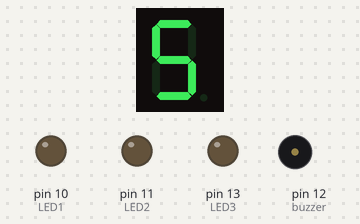
This sketch was run on a simulated Arduino Uno, built with avr-gcc and run on an emulated ATmega328P. Parts: 1-digit seven-segment display, output pins drawn as LEDs (lit = HIGH), buzzer (waves = sounding). Wiring (inferred from the names in the program): 1-digit 7-segment display, segments lit when HIGH: segments pin 2, pin 3, pin 4, pin 5, pin 6, pin 7, pin 8, pin 9. The segment pins are drawn as the display they are named for; pins used as bus, display or sensor lines are not drawn.

Above: at 0.1 s.
At 1.1 s:
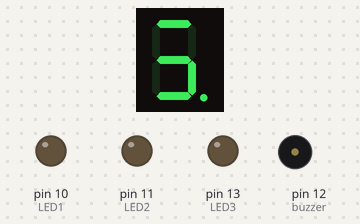
At 2.1 s:
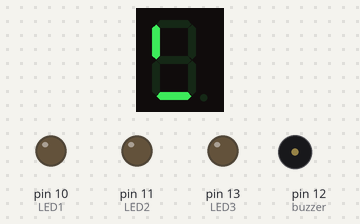
At 3.1 s:
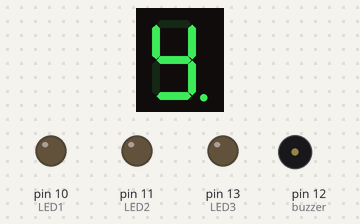
At 33.2 s:
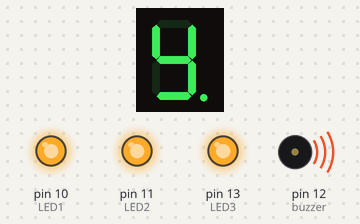
At 39.2 s:
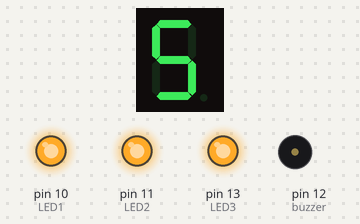
Timing chart, 0 to 40.0 s (numbered marks = the images above):
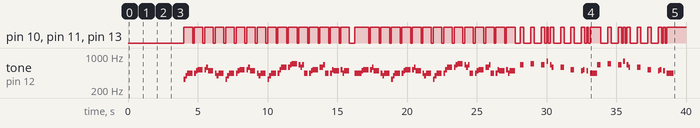

The sketch:

PiratesMusicandLight.ino
```cpp
int A = 2;
int B = 3;
int C = 4;
int D = 5;
int E = 6;
int F = 7;
int G = 8;
int H = 9;

int LED1 = 10;
int LED2 = 11;
int LED3 = 13;

// Define pin 10 for buzzer, you can use any other digital pins (Pin 0-13)
const int buzzer = 12;

// Change to 0.5 for a slower version of the song, 1.25 for a faster version
const float songSpeed = 1.0;

// Defining frequency of each music note
#define NOTE_C4 262
#define NOTE_D4 294
#define NOTE_E4 330
#define NOTE_F4 349
#define NOTE_G4 392
#define NOTE_A4 440
#define NOTE_B4 494
#define NOTE_C5 523
#define NOTE_D5 587
#define NOTE_E5 659
#define NOTE_F5 698
#define NOTE_G5 784
#define NOTE_A5 880
#define NOTE_B5 988

// Music notes of the song, 0 is a rest/pulse
int notes[] = {
    NOTE_E4, NOTE_G4, NOTE_A4, NOTE_A4, 0,
    NOTE_A4, NOTE_B4, NOTE_C5, NOTE_C5, 0,
    NOTE_C5, NOTE_D5, NOTE_B4, NOTE_B4, 0,
    NOTE_A4, NOTE_G4, NOTE_A4, 0,

    NOTE_E4, NOTE_G4, NOTE_A4, NOTE_A4, 0,
    NOTE_A4, NOTE_B4, NOTE_C5, NOTE_C5, 0,
    NOTE_C5, NOTE_D5, NOTE_B4, NOTE_B4, 0,
    NOTE_A4, NOTE_G4, NOTE_A4, 0,

    NOTE_E4, NOTE_G4, NOTE_A4, NOTE_A4, 0,
    NOTE_A4, NOTE_C5, NOTE_D5, NOTE_D5, 0,
    NOTE_D5, NOTE_E5, NOTE_F5, NOTE_F5, 0,
    NOTE_E5, NOTE_D5, NOTE_E5, NOTE_A4, 0,

    NOTE_A4, NOTE_B4, NOTE_C5, NOTE_C5, 0,
    NOTE_D5, NOTE_E5, NOTE_A4, 0,
    NOTE_A4, NOTE_C5, NOTE_B4, NOTE_B4, 0,
    NOTE_C5, NOTE_A4, NOTE_B4, 0,

    NOTE_A4, NOTE_A4,
    //Repeat of first part
    NOTE_A4, NOTE_B4, NOTE_C5, NOTE_C5, 0,
    NOTE_C5, NOTE_D5, NOTE_B4, NOTE_B4, 0,
    NOTE_A4, NOTE_G4, NOTE_A4, 0,

    NOTE_E4, NOTE_G4, NOTE_A4, NOTE_A4, 0,
    NOTE_A4, NOTE_B4, NOTE_C5, NOTE_C5, 0,
    NOTE_C5, NOTE_D5, NOTE_B4, NOTE_B4, 0,
    NOTE_A4, NOTE_G4, NOTE_A4, 0,

    NOTE_E4, NOTE_G4, NOTE_A4, NOTE_A4, 0,
    NOTE_A4, NOTE_C5, NOTE_D5, NOTE_D5, 0,
    NOTE_D5, NOTE_E5, NOTE_F5, NOTE_F5, 0,
    NOTE_E5, NOTE_D5, NOTE_E5, NOTE_A4, 0,

    NOTE_A4, NOTE_B4, NOTE_C5, NOTE_C5, 0,
    NOTE_D5, NOTE_E5, NOTE_A4, 0,
    NOTE_A4, NOTE_C5, NOTE_B4, NOTE_B4, 0,
    NOTE_C5, NOTE_A4, NOTE_B4, 0,
    //End of Repeat

    NOTE_E5, 0, 0, NOTE_F5, 0, 0,
    NOTE_E5, NOTE_E5, 0, NOTE_G5, 0, NOTE_E5, NOTE_D5, 0, 0,
    NOTE_D5, 0, 0, NOTE_C5, 0, 0,
    NOTE_B4, NOTE_C5, 0, NOTE_B4, 0, NOTE_A4,

    NOTE_E5, 0, 0, NOTE_F5, 0, 0,
    NOTE_E5, NOTE_E5, 0, NOTE_G5, 0, NOTE_E5, NOTE_D5, 0, 0,
    NOTE_D5, 0, 0, NOTE_C5, 0, 0,
    NOTE_B4, NOTE_C5, 0, NOTE_B4, 0, NOTE_A4};

// Durations (in ms) of each music note of the song
// Quarter Note is 250 ms when songSpeed = 1.0
int durations[] = {
    125, 125, 250, 125, 125,
    125, 125, 250, 125, 125,
    125, 125, 250, 125, 125,
    125, 125, 375, 125,

    125, 125, 250, 125, 125,
    125, 125, 250, 125, 125,
    125, 125, 250, 125, 125,
    125, 125, 375, 125,

    125, 125, 250, 125, 125,
    125, 125, 250, 125, 125,
    125, 125, 250, 125, 125,
    125, 125, 125, 250, 125,

    125, 125, 250, 125, 125,
    250, 125, 250, 125,
    125, 125, 250, 125, 125,
    125, 125, 375, 375,

    250, 125,
    //Rpeat of First Part
    125, 125, 250, 125, 125,
    125, 125, 250, 125, 125,
    125, 125, 375, 125,

    125, 125, 250, 125, 125,
    125, 125, 250, 125, 125,
    125, 125, 250, 125, 125,
    125, 125, 375, 125,

    125, 125, 250, 125, 125,
    125, 125, 250, 125, 125,
    125, 125, 250, 125, 125,
    125, 125, 125, 250, 125,

    125, 125, 250, 125, 125,
    250, 125, 250, 125,
    125, 125, 250, 125, 125,
    125, 125, 375, 375,
    //End of Repeat

    250, 125, 375, 250, 125, 375,
    125, 125, 125, 125, 125, 125, 125, 125, 375,
    250, 125, 375, 250, 125, 375,
    125, 125, 125, 125, 125, 500,

    250, 125, 375, 250, 125, 375,
    125, 125, 125, 125, 125, 125, 125, 125, 375,
    250, 125, 375, 250, 125, 375,
    125, 125, 125, 125, 125, 500};

void setup()
{
    // put your setup code here, to run once:
  //Serial.begin(9600);

  pinMode(A,OUTPUT);
  pinMode(B,OUTPUT);
  pinMode(C,OUTPUT);
  pinMode(D,OUTPUT);
  pinMode(E,OUTPUT);
  pinMode(F,OUTPUT);
  pinMode(G,OUTPUT);
  pinMode(H,OUTPUT);
  pinMode(LED1, OUTPUT);
  pinMode(LED2, OUTPUT);
  pinMode(LED3, OUTPUT);


}
void loop()
{

  makethree();
  delay(1000);
  maketwo();
  delay(1000);
  makeone();
  delay(1000);
  makezero();
  delay(1000);


  const int totalNotes = sizeof(notes) / sizeof(int);
  // Loop through each note
  for (int i = 0; i < totalNotes; i++)
  {
    const int currentNote = notes[i];
    float wait = durations[i] / songSpeed;
    // Play tone if currentNote is not 0 frequency, otherwise pause (noTone)
    if (currentNote != 0)
    {
      tone(buzzer, notes[i], wait); // tone(pin, frequency, duration)
      digitalWrite(LED1, HIGH); //middle bar
      digitalWrite(LED2, HIGH); //middle bar
      digitalWrite(LED3, HIGH); //middle bar
    }
    else
    {
      noTone(buzzer);
      digitalWrite(LED1, LOW); //middle bar
      digitalWrite(LED2, LOW); //middle bar
      digitalWrite(LED3, LOW); //middle bar
    }
    // delay is used to wait for tone to finish playing before moving to next loop
    delay(wait);
}

}

  void makezero()
{
  digitalWrite(A, LOW); //middle bar
  digitalWrite(B, HIGH); //top left side bar
  digitalWrite(C, HIGH); // top bar
  digitalWrite(D, HIGH);  //top right side bar
  digitalWrite(E, LOW);  //decimal
  digitalWrite(F, HIGH);  //bottom right bar
  digitalWrite(G, HIGH); // bottom bar
  digitalWrite(H, HIGH); // bottom left  bar
}


void makeone()
{
  digitalWrite(A, LOW); //middle bar
  digitalWrite(B, LOW); //top left side bar
  digitalWrite(C, LOW); // top bar
  digitalWrite(D, HIGH);  //top right side bar
  digitalWrite(E, LOW);  //decimal
  digitalWrite(F, HIGH);  //bottom right bar
  digitalWrite(G, LOW); // bottom bar
  digitalWrite(H, LOW); // bottom left  bar
}

void maketwo()
{
  digitalWrite(A, HIGH); //middle bar
  digitalWrite(B, LOW); //top left side bar
  digitalWrite(C, HIGH); // top bar
  digitalWrite(D, HIGH);  //top right side bar
  digitalWrite(E, LOW);  //decimal
  digitalWrite(F, LOW);  //bottom right bar
  digitalWrite(G, HIGH); // bottom bar
  digitalWrite(H, HIGH); // bottom left  bar
}

void makethree()
{
  digitalWrite(A, HIGH); //middle bar
  digitalWrite(B, LOW); //top left side bar
  digitalWrite(C, HIGH); // top bar
  digitalWrite(D, HIGH);  //top right side bar
  digitalWrite(E, LOW);  //decimal
  digitalWrite(F, HIGH);  //bottom right bar
  digitalWrite(G, HIGH); // bottom bar
  digitalWrite(H, LOW); // bottom left  bar
}


void makefour()
{
  digitalWrite(A, HIGH); //middle bar
  digitalWrite(B, HIGH); //top left side bar
  digitalWrite(C, LOW); // top bar
  digitalWrite(D, HIGH);  //top right side bar
  digitalWrite(E, LOW);  //decimal
  digitalWrite(F, HIGH);  //bottom right bar
  digitalWrite(G, LOW); // bottom bar
  digitalWrite(H, LOW); // bottom left  bar
}

void makefive()
{
  digitalWrite(A, HIGH); //middle bar
  digitalWrite(B, HIGH); //top left side bar
  digitalWrite(C, HIGH); // top bar
  digitalWrite(D, LOW);  //top right side bar
  digitalWrite(E, LOW);  //decimal
  digitalWrite(F, HIGH);  //bottom right bar
  digitalWrite(G, HIGH); // bottom bar
  digitalWrite(H, LOW); // bottom left  bar
}

void makesix()
{
  digitalWrite(A, HIGH); //middle bar
  digitalWrite(B, HIGH); //top left side bar
  digitalWrite(C, HIGH); // top bar
  digitalWrite(D, LOW);  //top right side bar
  digitalWrite(E, LOW);  //decimal
  digitalWrite(F, HIGH);  //bottom right bar
  digitalWrite(G, HIGH); // bottom bar
  digitalWrite(H, HIGH); // bottom left  bar
}


void makeseven()
{
  digitalWrite(A, LOW); //middle bar
  digitalWrite(B, LOW); //top left side bar
  digitalWrite(C, HIGH); // top bar
  digitalWrite(D, HIGH);  //top right side bar
  digitalWrite(E, LOW);  //decimal
  digitalWrite(F, HIGH);  //bottom right bar
  digitalWrite(G, LOW); // bottom bar
  digitalWrite(H, LOW); // bottom left  bar
}


void makeeight()
{
  digitalWrite(A, HIGH); //middle bar
  digitalWrite(B, HIGH); //top left side bar
  digitalWrite(C, HIGH); // top bar
  digitalWrite(D, HIGH);  //top right side bar
  digitalWrite(E, LOW);  //decimal
  digitalWrite(F, HIGH);  //bottom right bar
  digitalWrite(G, HIGH); // bottom bar
  digitalWrite(H, HIGH); // bottom left  bar
}


void makenine()
{
  digitalWrite(A, HIGH); //middle bar
  digitalWrite(B, HIGH); //top left side bar
  digitalWrite(C, HIGH); // top bar
  digitalWrite(D, HIGH);  //top right side bar
  digitalWrite(E, LOW);  //decimal
  digitalWrite(F, HIGH);  //bottom right bar
  digitalWrite(G, LOW); // bottom bar
  digitalWrite(H, LOW); // bottom left  bar
}
```

Measured:
- by itself, pin 10 (LED1), pin 11 (LED2), pin 13 (LED3): LOW → HIGH at 4.0 s, → LOW 0.63 s later, → HIGH 0.13 s later, → LOW 0.63 s later, … (99 changes in this stretch)
- by itself, tone on pin 12 (buzzer): plays 330 Hz for 0.13 s, 392 Hz for 0.13 s, 440 Hz for 0.38 s, 440 Hz for 0.13 s, 494 Hz for 0.13 s, 523 Hz for 0.38 s … (119 notes in this stretch)
- what the display in image 1 shows lasts 1.0 s, from 1.0 s to 2.0 s
